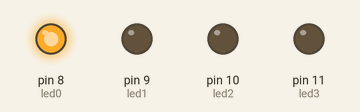
A sketch run on a simulated Arduino Uno, built with avr-gcc and run on an emulated ATmega328P. Shown: output pins drawn as LEDs (lit = HIGH). At 5.6 s the program stops and its outputs stay as they are.

Above: at 0.1 s.
At 0.9 s:
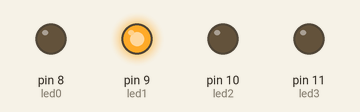
At 1.7 s:
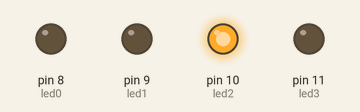
At 2.5 s:
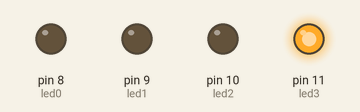
At 5.4 s:
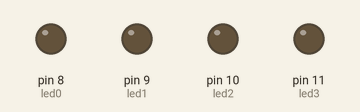
Timing chart, 0 to 6.9 s (numbered marks = the images above):
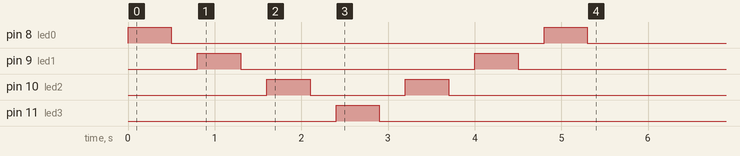

Measured:
- by itself, pin 8 (led0): alternates HIGH for 0.50 s and LOW for 4.3 s
- by itself, pin 9 (led1): alternates HIGH for 0.50 s and LOW for 2.7 s
- by itself, pin 10 (led2): alternates HIGH for 0.50 s and LOW for 1.1 s, 4 changes in all, then stays LOW
- by itself, pin 11 (led3): LOW → HIGH at 2.4 s, → LOW 0.50 s later

The sketch:

0825_led_inlineStr.ino
```cpp
int led0 = 8;
int led1 = 9;
int led2 = 10;
int led3 = 11;

int time_1 = 500; // Length of "on"
int time_2 = 300; // Length of "off"

int i = 0;
char input_string[] = "0123210";
int data_length = sizeof(input_string)/sizeof(input_string[0]);

void setup() {
  pinMode(led0, OUTPUT);
  pinMode(led1, OUTPUT);
  pinMode(led2, OUTPUT);
  pinMode(led3, OUTPUT);
}

void loop() {
  // check for incoming serial data
  char state = input_string[i]; // 0~3 (or 0~6 for 7 led)
  if (i == data_length){
    exit(0);
  }

  if (state == '0') {
    digitalWrite(led0, HIGH);
    delay(time_1);
    digitalWrite(led0, LOW);
    delay(time_2);
  }

  else if (state == '1') {
    digitalWrite(led1, HIGH);
    delay(time_1);
    digitalWrite(led1, LOW);
    delay(time_2);
  }

  else if (state == '2') {
    digitalWrite(led2, HIGH);
    delay(time_1);
    digitalWrite(led2, LOW);
    delay(time_2);
  }

  else if (state == '3') {
    digitalWrite(led3, HIGH);
    delay(time_1);
    digitalWrite(led3, LOW);
    delay(time_2);
  }

 i++;
}
```
